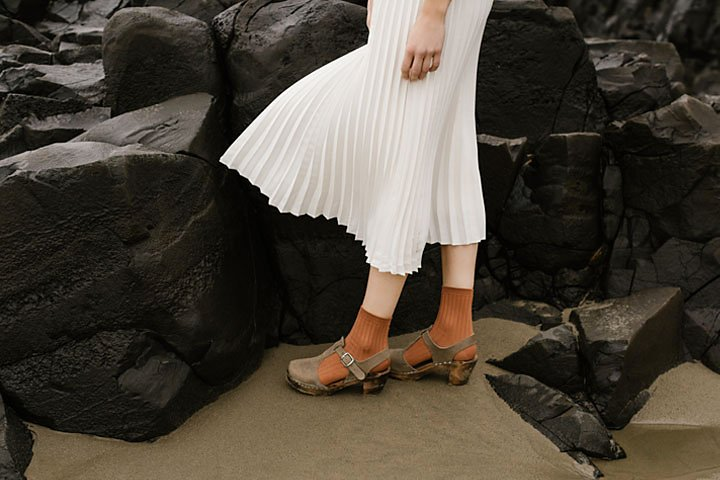
#> input picture assignment 1/image dataset/highlights_and_shadows.jpg, 720 x 480 px
$ python Question_3.py
#> lines starting #> are read from the running program, lines starting #| are printed output that depends on the picture
import cv2
import numpy as np
import matplotlib.pyplot as plt

# Load the image
image = cv2.imread('image dataset/highlights_and_shadows.jpg')
#> image is the input picture: shape (480, 720, 3); mean B, G, R 58.1, 68.6, 75.7

# Convert the image from BGR to L*a*b* color space
lab_image = cv2.cvtColor(image, cv2.COLOR_BGR2Lab)
#> lab_image: shape (480, 720, 3); mean of channels 0, 1, 2 71.3, 129.1, 135

# Extract the L* channel (lightness)
L_channel, a_channel, b_channel = cv2.split(lab_image)
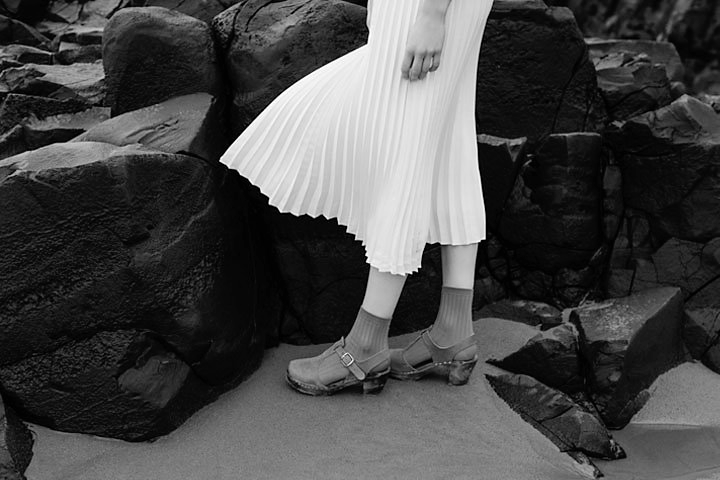
#> L_channel: shape (480, 720); min 0, max 255, mean 71.3
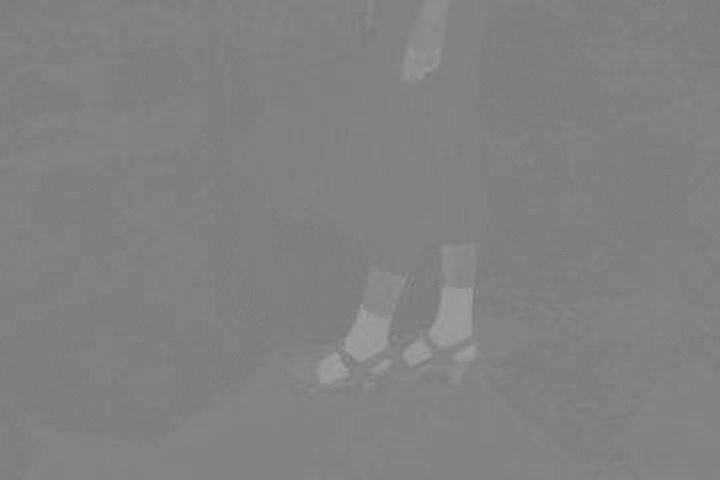
#> a_channel: shape (480, 720); min 119, max 160, mean 129.1

# Apply gamma correction to the L channel
gamma = 0.5  # Example gamma value (you can change it)
L_corrected = np.array(255 * (L_channel / 255) ** gamma, dtype='uint8')
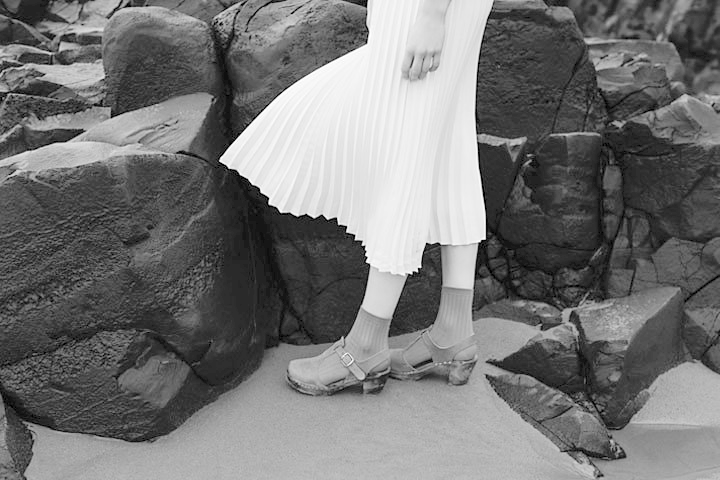
#> L_corrected: shape (480, 720); min 0, max 255, mean 117.3

# Merge the corrected L channel back with the original a* and b* channels
lab_corrected = cv2.merge([L_corrected, a_channel, b_channel])
#> lab_corrected: shape (480, 720, 3); mean of channels 0, 1, 2 117.3, 129.1, 135

# Convert the corrected L*a*b* image back to BGR for display
image_corrected = cv2.cvtColor(lab_corrected, cv2.COLOR_Lab2BGR)
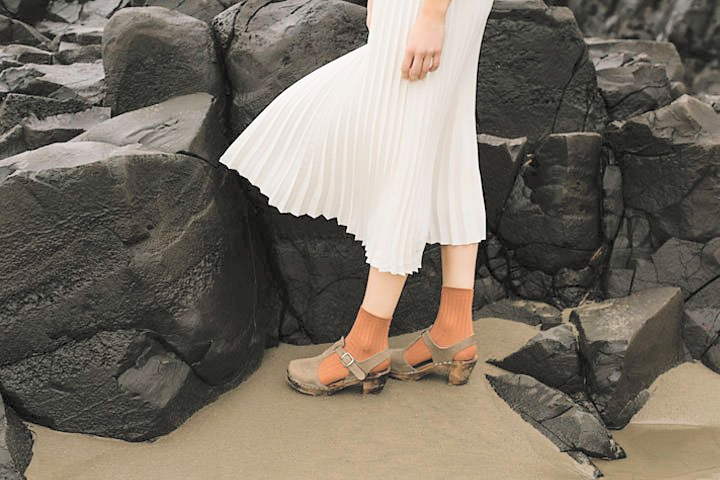
#> image_corrected: shape (480, 720, 3); mean B, G, R 100.2, 111.1, 118.8

# Plot the original and gamma corrected images
plt.figure(figsize=(10, 5))

plt.subplot(2, 2, 1)
plt.imshow(cv2.cvtColor(image, cv2.COLOR_BGR2RGB))
plt.title('Original Image')

plt.subplot(2, 2, 2)
plt.imshow(cv2.cvtColor(image_corrected, cv2.COLOR_BGR2RGB))
plt.title(f'Gamma Corrected Image (γ={gamma})')

# Plot histograms for original and gamma-corrected L* channel
plt.subplot(2, 2, 3)
plt.hist(L_channel.ravel(), bins=256, range=(0, 256), color='black')
plt.title('Original L* Channel Histogram')

plt.subplot(2, 2, 4)
plt.hist(L_corrected.ravel(), bins=256, range=(0, 256), color='black')
plt.title(f'Gamma Corrected L* Channel Histogram (γ={gamma})')

plt.tight_layout()
plt.show()
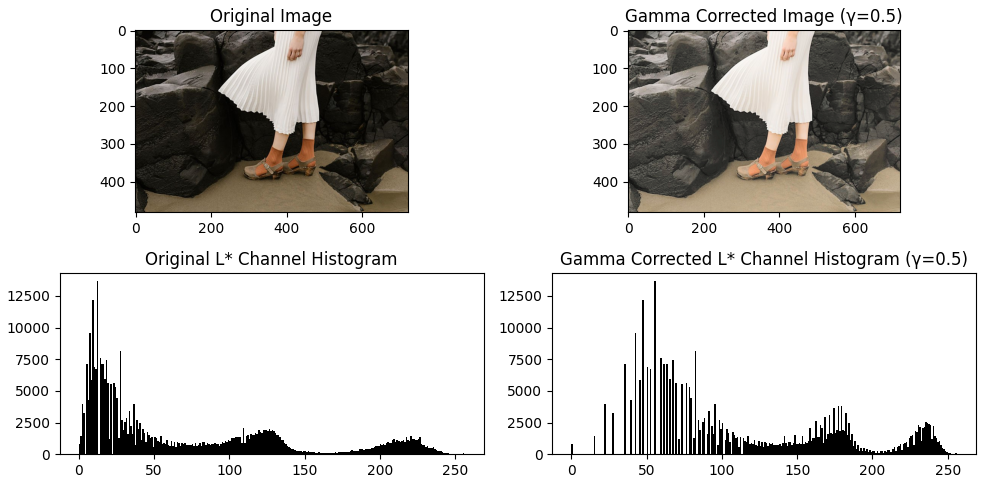
#> figure drawn by matplotlib, 4 panels; panel 3: tallest bar 13634 high, from x = 12 to 13; panel 4: tallest bar 13634 high, from x = 55 to 56

$ run again, with assignment 1/image dataset/daisy.jpg copied over assignment 1/image dataset/highlights_and_shadows.jpg
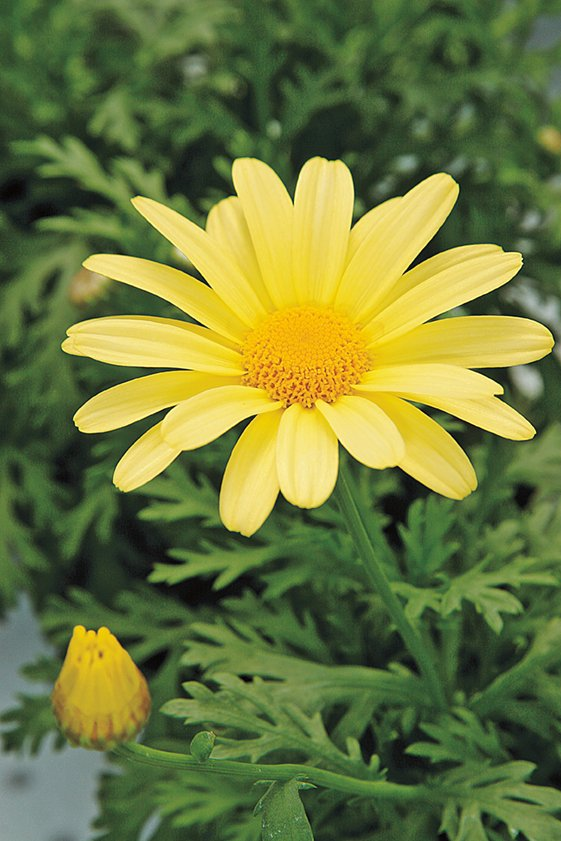
#> input picture assignment 1/image dataset/daisy.jpg, 561 x 841 px
#> image is the input picture: shape (841, 561, 3); mean B, G, R 60.7, 120.3, 108.5
#> lab_image: shape (841, 561, 3); mean of channels 0, 1, 2 121.3, 114.4, 157.2
#> lab_corrected: shape (841, 561, 3); mean of channels 0, 1, 2 169.5, 114.4, 157.2
#> `image_corrected = cv2.cvtColor(lab_corrected, cv2.COLOR_Lab2BGR)`:
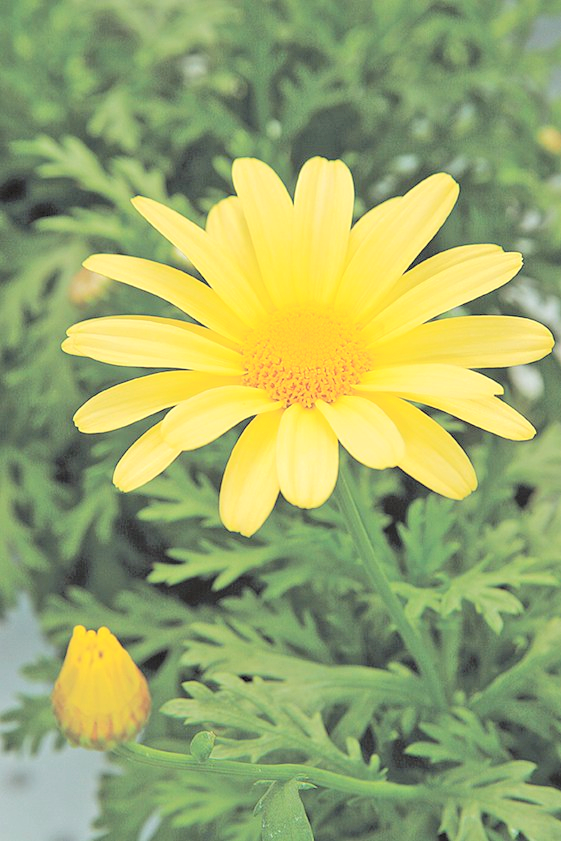
#> image_corrected: shape (841, 561, 3); mean B, G, R 106.8, 168.3, 154.9
#> `plt.show()`:
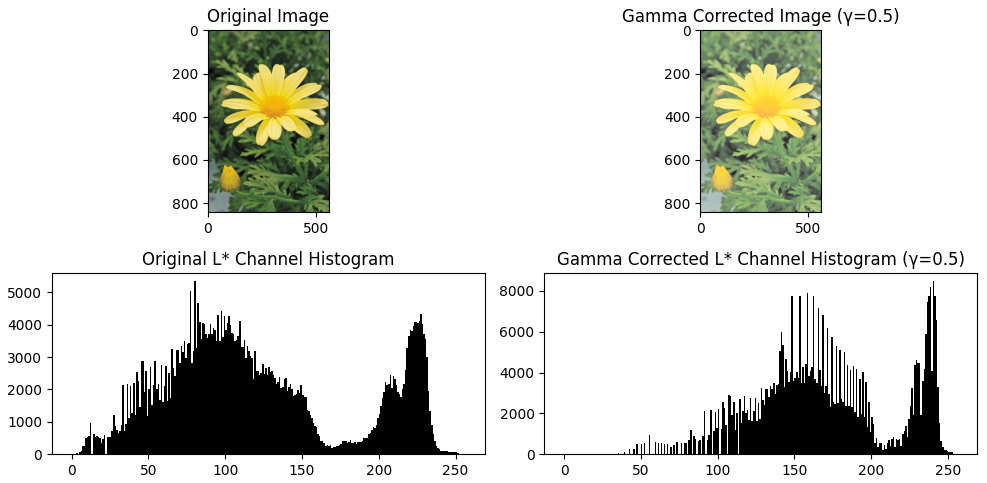
#> figure drawn by matplotlib, 4 panels; panel 3: tallest bar 5335 high, from x = 80 to 81; panel 4: tallest bar 8463 high, from x = 240 to 241

$ run again, with assignment 1/image dataset/emma.jpg copied over assignment 1/image dataset/highlights_and_shadows.jpg
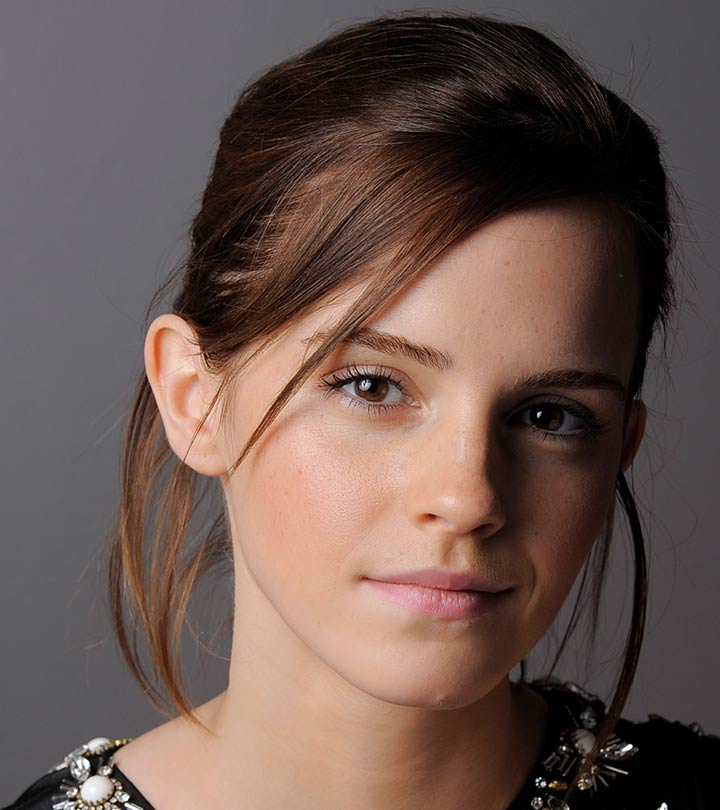
#> input picture assignment 1/image dataset/emma.jpg, 720 x 810 px
#> image is the input picture: shape (810, 720, 3); mean B, G, R 80.1, 87.4, 106.8
#> lab_image: shape (810, 720, 3); mean of channels 0, 1, 2 97, 134.8, 135.1
#> lab_corrected: shape (810, 720, 3); mean of channels 0, 1, 2 145.4, 134.8, 135.1
#> `image_corrected = cv2.cvtColor(lab_corrected, cv2.COLOR_Lab2BGR)`:
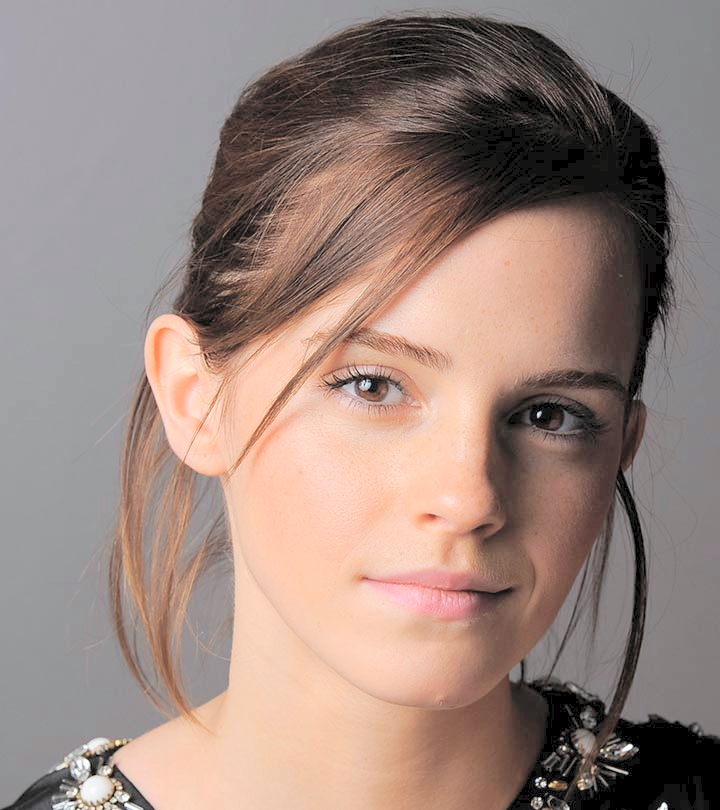
#> image_corrected: shape (810, 720, 3); mean B, G, R 126.8, 134.6, 155.3
#> `plt.show()`:
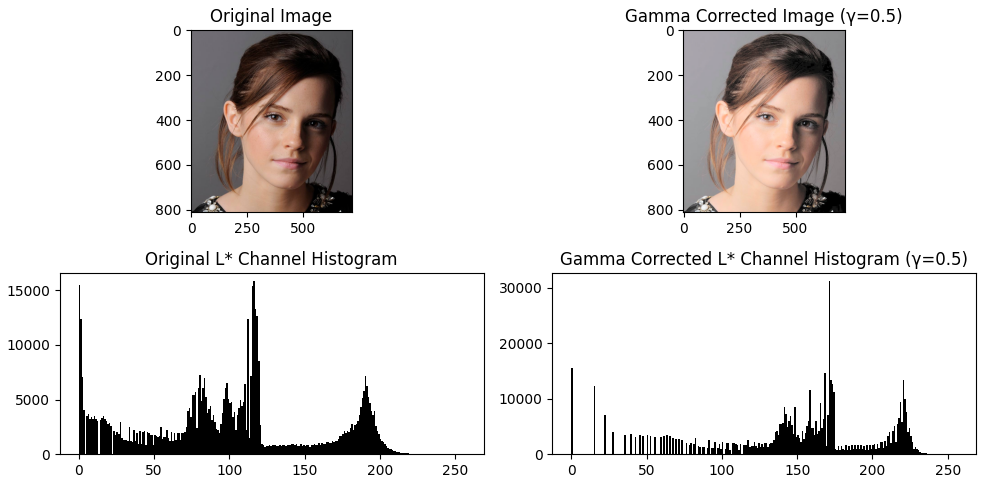
#> figure drawn by matplotlib, 4 panels; panel 3: tallest bar 15795 high, from x = 116 to 117; panel 4: tallest bar 31175 high, from x = 171 to 172
